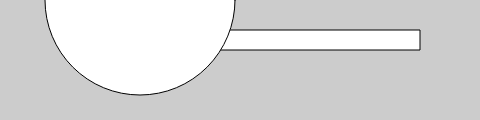
Frame 1 (no input)
Frame 60 (no input): identical to frame 1, image omitted
Frame 120 (the mouse pressed at the canvas centre since frame 60): identical to frame 1, image omitted

The p5.js sketch that drew this single still picture (run headless with seeded random() and noise() and a simulated clock; from frame 60 on, the mouse is pressed at the canvas centre):

// p5.js sketch
// ── sketch.js
function setup() {
	createCanvas(480, 120);
}

function draw() {
  	background(204);
	rect(160, 30, 260, 20);
  	// The ellipse draws on top of the rectangle
	// because it comes after in the code
  	ellipse(140, 0, 190, 190);
}
